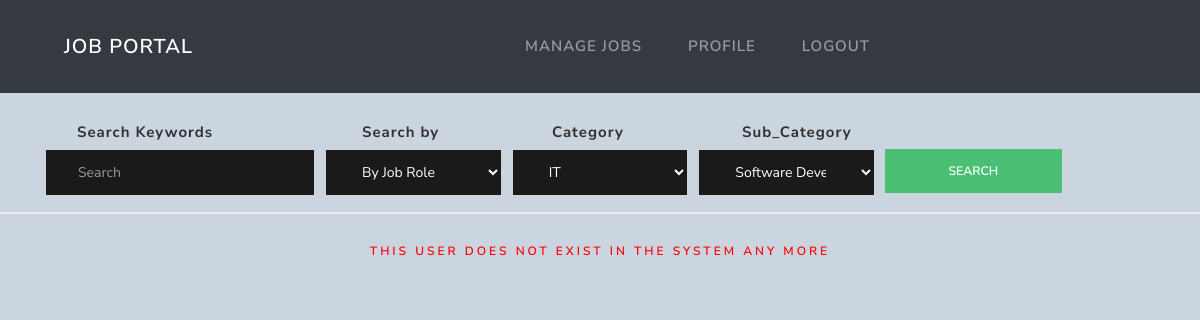
Before: /applicant_details/1/2 (signed in) with the older database file.
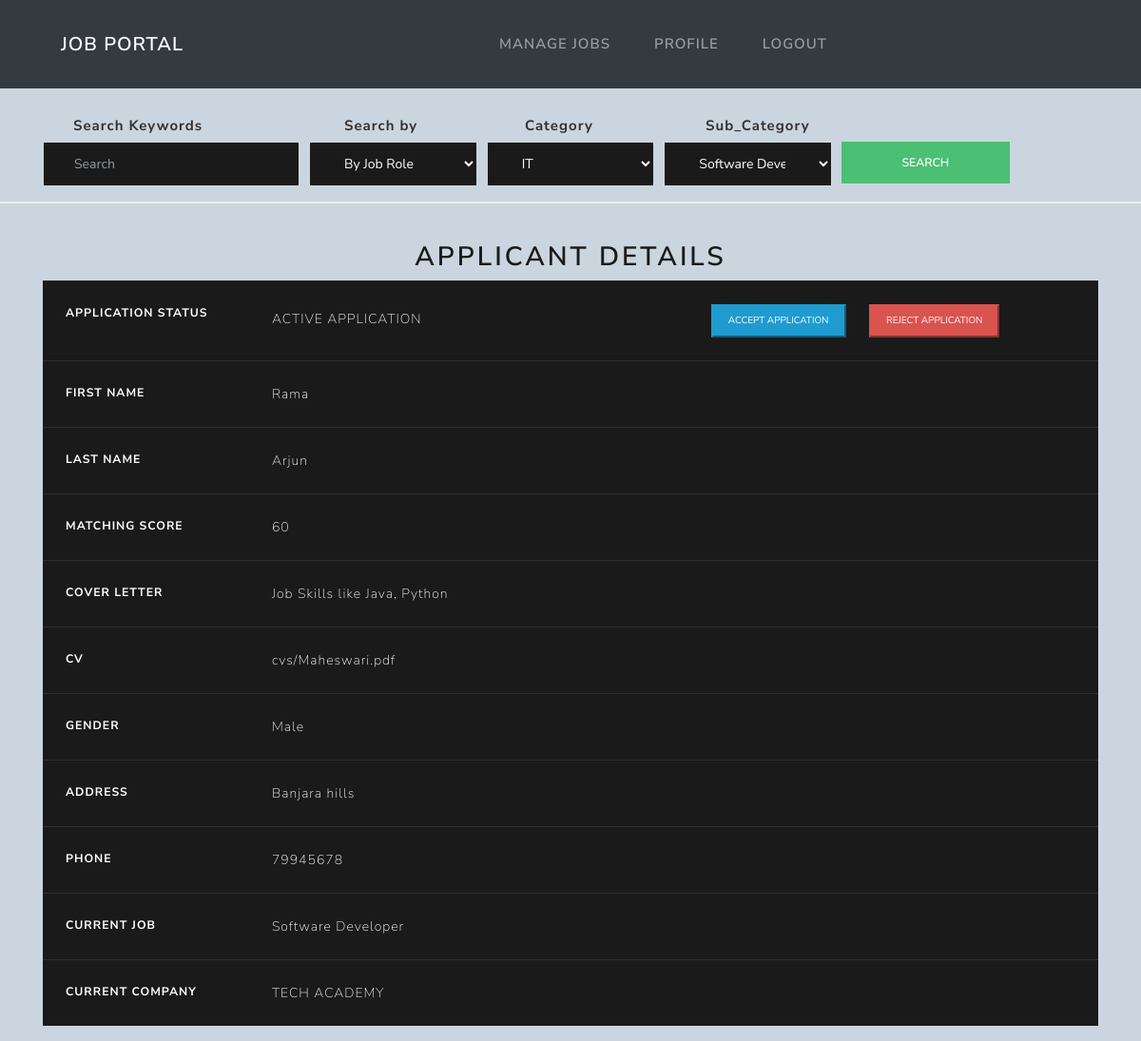
After: the same page with the newer database file.
### core/models.py (models this page shows, shortened)
class SeekerProfile(models.Model):
    GENDER_CHOICES = (
        ('M', 'MALE'),
        ('F', 'FEMALE'),
    )
    seeker = models.OneToOneField(User, on_delete=models.CASCADE)
    first_name = models.CharField(max_length=255)
    last_name = models.CharField(max_length=255)
    gender = models.CharField(max_length=1,
                              choices=GENDER_CHOICES,
                              default='M')
    address = models.CharField(max_length=255)
    phone = models.IntegerField()
    birthDate = models.DateField()
    current_job_role = models.CharField(max_length=255)
    current_company = models.CharField(max_length=255)

class Application(models.Model):
    APPLICATION_CHOICES = (
        ('A', 'ACTIVE'),
        ('S', 'SELECTED'),
        ('R', 'REJECTED'),
        {'I', 'Interview'},
    )
    seeker = models.ForeignKey(SeekerProfile, on_delete=models.CASCADE)
    date = models.DateTimeField(auto_now_add=True)
    seeker_name = models.CharField(max_length=255)
    job = models.ForeignKey(Job, on_delete=models.CASCADE)
    cover_letter = models.CharField(max_length=1000)
    cv = models.FileField(upload_to='cvs/')
    matching_score = models.IntegerField()
    status = models.CharField(max_length=9,
                              choices=APPLICATION_CHOICES,
                              default='M')

### core/views.py (the view)
# urls.py: path('applicant_details/<int:jid>/<int:sid>',
@login_required()
def applicant_details(request, jid, sid):
    try:
        seeker = SeekerProfile.objects.get(id=sid)
        application = Application.objects.get(id=jid)
        application_status = application.status
        args = {
            'seeker': seeker,
            'application': application,
            'status': application_status
        }
        return render(request, 'components/applicant_details.html', args)
    except SeekerProfile.DoesNotExist:
        messages.warning(
            request, 'This User does not exist in the system any more')
        return render(request, 'components/applicant_details.html')
    except Application.DoesNotExist:
        messages.warning(request, 'This application does not exists')
        return render(request, 'components/applicant_details.html')

### core/templates/components/applicant_details.html (shortened to what this page needs)
{%  extends "base.html" %}
{% block content %}
    <div class="container" xmlns="http://www.w3.org/1999/html">
     <div class="text-center">
                {% if messages %}
                      {% for message in messages %}
                         <h6 style="color: red; margin-top: 30px"> {{ message }}</h6>
                      {% endfor %}
                {%  endif %}
     </div>
    <div  style="margin-top: 40px">
        {%  if seeker and application %}
            <div class="text-center">
                <h2> Applicant Details </h2>
            </div>
            <table class="table table-dark">
                <tbody>
                    <tr>
                          <th scope="row"> Application Status  </th>
                          <td>
                              {%  if application.status == 'A' %}
                                  ACTIVE APPLICATION
                                  <span style="margin-left: 300px">
                                  <a href="{% url 'accept_applicant' application.id %}">
                                    <button class="btn-sm btn-info" style="margin-right: 20px">
                                    ACCEPT APPLICATION
                                    </button>
                                  </a>
                                  <a href="{% url 'reject_applicant' application.id %}">
                                    <button class="btn-sm btn-danger">REJECT APPLICATION</button>
                                  </a>
                                  {% elif application.status == 'I' %}
                                  <span style="margin-left: 300px">
                                  <button style="margin-right: 20px" class="btn-sm btn-success">
                                      INTERVIEW INVITE SENT </button>
                                   </span>
                                  {% endif %}
                                  </span>
                              </td>
                     </tr>
                     <tr>
                          <th scope="row"> First Name  </th>
                          <td>{{ seeker.first_name }}</td>
                     </tr>
                    <tr>
                          <th scope="row"> Last Name  </th>
                          <td>{{ seeker.last_name }}</td>
                     </tr>
                     <tr>
                          <th scope="row"> Matching Score </th>
                          <td>{{ application.matching_score }}</td>
                     </tr>
                     <tr>
                          <th scope="row"> Cover Letter</th>
                          <td>{{ application.cover_letter }}</td>
                     </tr>
                     <tr>
                          <th scope="row"> CV </th>
                          <td>{{ application.cv }}</td>
                     </tr>
                    <tr>
                          <th scope="row"> Gender  </th>
                          <td>{% if seeker.gender == 'M' %} Male {% else %} Female {% endif %}</td>
                     </tr>
                    <tr>
                          <th scope="row"> Address  </th>
                          <td>{{ seeker.address }}</td>
                     </tr>
                    <tr>
                          <th scope="row"> Phone  </th>
                          <td>{{ seeker.phone }}</td>
                     </tr>
                    <tr>
                          <th scope="row"> Current Job </th>
                          <td>{{ seeker.current_job_role }}</td>
                     </tr>
                    <tr>
                          <th scope="row"> Current Company </th>
                          <td>{{ seeker.current_company }}</td>
                     </tr>
                </tbody>
            </table>
        {%  endif %}
    </div>
    </div>
{% endblock %}

Changed rows visible on the page:
added SeekerProfile: first_name "Rama", last_name "Arjun", address "Banjara hills", phone "79945678", current_job_role "Software Developer", current_company "TECH ACADEMY"
added Application: matching_score "60", cover_letter "Job Skills like Java, Python", cv "cvs/Maheswari.pdf"
Other visible differences:
text now shown: "APPLICANT DETAILS APPLICATION STATUS ACTIVE APPLICATION ACCEPT APPLICATION REJECT APPLICATION FIRST NAME LAST NAME MATCHING SCORE COVER LETTER CV GENDER Male ADDRESS PHONE CURRENT JOB CURRENT COMPANY"
list line gone: "THIS USER DOES NOT EXIST IN THE SYSTEM ANY MORE"
